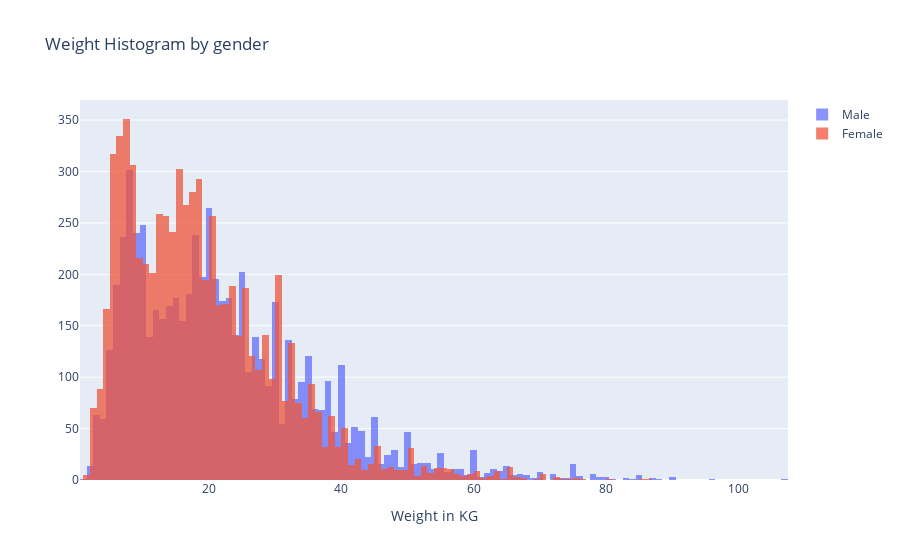

Here is the notebook cell this chart was saved with:
### Code cell
# fig = go.Figure()
# fig.add_trace(go.Histogram(x=dogs.query('sex == "male"')['weight_kg'], name='Male', hovertext=dogs.query('sex == "male"')['dog.id']))
# fig.add_trace(go.Histogram(x=dogs.query('sex == "female"')['weight_kg'], name='Female',  hovertext=dogs.query('sex == "female"')['dog.id']))

# # Overlay both histograms
# fig.update_layout(barmode='overlay', xaxis_title='Weight in KG', title='Weight Histogram by gender')
# # Reduce opacity to see both histograms
# fig.update_traces(opacity=0.75)
# fig.show()
sns.histplot(dogs, x='weight_kg', hue='sex', common_norm=False, stat='probability',hue_order=['female', 'male'], palette=['C3', 'C0'],)
plt.xlabel('Weight [kg]')
pass

### Figure 1 — Plotly figure (JSON) as saved in the notebook; plotly's stock layout.template omitted (floating-point values rounded to 4 significant figures; data arrays with more than 128 entries replaced by an {"elided": "..."} marker saying what was removed)
{"data": [{"hovertext": {"elided": "7237 float values"}, "name": "Male", "opacity": 0.75, "type": "histogram", "x": {"elided": "7237 float values"}}, {"hovertext": {"elided": "8134 float values"}, "name": "Female", "opacity": 0.75, "type": "histogram", "x": {"elided": "8134 float values"}}], "layout": {"barmode": "overlay", "title": {"text": "Weight Histogram by gender"}, "xaxis": {"title": {"text": "Weight in KG"}}}}
